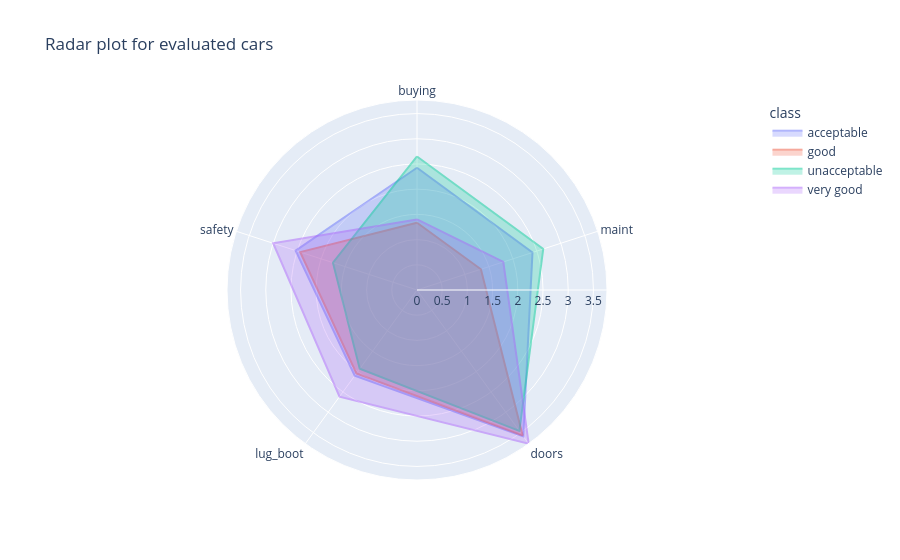

The notebook cell saved with this chart:
### Markdown cell above
# 3. Radar plot
Dowiedź się czym jest wykres radarowy (ang. radar plot), nazywany też gwiazdowym lub
pajęczynowym (ang. star plot lub spider plot), i zrób go dla 5 wybranych atrybutów danych.

### Code cell
df_radar = car_eval_whole.copy()

df_radar["buying"] = df_radar["buying"].map({"low": 1, "med": 2, "high": 3, "vhigh": 4})
df_radar["maint"] = df_radar["maint"].map({"low": 1, "med": 2, "high": 3, "vhigh": 4})
df_radar["doors"] = df_radar["doors"].map({"2": 2, "3": 3, "4": 4, "5more": 5})
df_radar["lug_boot"] = df_radar["lug_boot"].map({"small": 1, "med": 2, "big": 3})
df_radar["safety"] = df_radar["safety"].map({"low": 1, "med": 2, "high": 3})

df_grouped = df_radar.groupby("class")[
    ["buying", "maint", "doors", "lug_boot", "safety"]
].mean().reset_index()

df_melted = df_grouped.melt(
    id_vars="class", 
    var_name="attribute", 
    value_name="mean"
)

fig = px.line_polar(
    df_melted,r = "mean",theta="attribute",line_close=True,title="Radar plot for evaluated cars",color="class"
)
fig.update_traces(fill='toself',opacity=0.5)
fig.show()

### Figure 1 — Plotly figure (JSON) as saved in the notebook; plotly's stock layout.template omitted (floating-point values rounded to 4 significant figures)
{"data": [{"fill": "toself", "hovertemplate": "class=acceptable<br>mean=%{r}<br>attribute=%{theta}<extra></extra>", "legendgroup": "acceptable", "line": {"color": "#636efa", "dash": "solid"}, "marker": {"symbol": "circle"}, "mode": "lines", "name": "acceptable", "opacity": 0.5, "r": [2.424, 2.409, 3.586, 2.102, 2.531, 2.424], "showlegend": true, "subplot": "polar", "theta": ["buying", "maint", "doors", "lug_boot", "safety", "buying"], "type": "scatterpolar"}, {"fill": "toself", "hovertemplate": "class=good<br>mean=%{r}<br>attribute=%{theta}<extra></extra>", "legendgroup": "good", "line": {"color": "#EF553B", "dash": "solid"}, "marker": {"symbol": "circle"}, "mode": "lines", "name": "good", "opacity": 0.5, "r": [1.333, 1.333, 3.565, 2.043, 2.435, 1.333], "showlegend": true, "subplot": "polar", "theta": ["buying", "maint", "doors", "lug_boot", "safety", "buying"], "type": "scatterpolar"}, {"fill": "toself", "hovertemplate": "class=unacceptable<br>mean=%{r}<br>attribute=%{theta}<extra></extra>", "legendgroup": "unacceptable", "line": {"color": "#00cc96", "dash": "solid"}, "marker": {"symbol": "circle"}, "mode": "lines", "name": "unacceptable", "opacity": 0.5, "r": [2.65, 2.633, 3.455, 1.932, 1.753, 2.65], "showlegend": true, "subplot": "polar", "theta": ["buying", "maint", "doors", "lug_boot", "safety", "buying"], "type": "scatterpolar"}, {"fill": "toself", "hovertemplate": "class=very good<br>mean=%{r}<br>attribute=%{theta}<extra></extra>", "legendgroup": "very good", "line": {"color": "#ab63fa", "dash": "solid"}, "marker": {"symbol": "circle"}, "mode": "lines", "name": "very good", "opacity": 0.5, "r": [1.4, 1.8, 3.769, 2.615, 3.0, 1.4], "showlegend": true, "subplot": "polar", "theta": ["buying", "maint", "doors", "lug_boot", "safety", "buying"], "type": "scatterpolar"}], "layout": {"legend": {"title": {"text": "class"}, "tracegroupgap": 0}, "polar": {"angularaxis": {"direction": "clockwise", "rotation": 90}, "domain": {"x": [0, 1], "y": [0, 1]}}, "title": {"text": "Radar plot for evaluated cars"}}}
